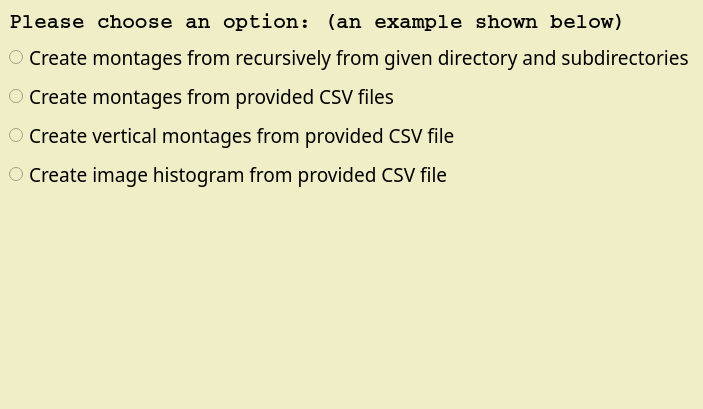
<?xml version="1.0" encoding="UTF-8"?>
<ui version="4.0">
 <class>MainWindow</class>
 <widget class="QMainWindow" name="MainWindow">
  <property name="geometry">
   <rect>
    <x>0</x>
    <y>0</y>
    <width>585</width>
    <height>409</height>
   </rect>
  </property>
  <property name="windowTitle">
   <string>Welcome to PyImage Plot</string>
  </property>
  <property name="toolTip">
   <string/>
  </property>
  <property name="autoFillBackground">
   <bool>false</bool>
  </property>
  <property name="styleSheet">
   <string notr="true">background-color: rgb(240, 238, 198);</string>
  </property>
  <property name="toolButtonStyle">
   <enum>Qt::ToolButtonIconOnly</enum>
  </property>
  <property name="unifiedTitleAndToolBarOnMac">
   <bool>true</bool>
  </property>
  <widget class="QWidget" name="centralwidget">
   <layout class="QGridLayout" name="gridLayout">
    <item row="0" column="0">
     <layout class="QVBoxLayout" name="verticalLayout_2">
      <item>
       <layout class="QVBoxLayout" name="verticalLayout">
        <item>
         <widget class="QLabel" name="label">
          <property name="font">
           <font>
            <family>Courier</family>
            <pointsize>16</pointsize>
            <weight>75</weight>
            <bold>true</bold>
           </font>
          </property>
          <property name="text">
           <string>Please choose an option: (an example shown below)</string>
          </property>
         </widget>
        </item>
        <item>
         <widget class="QRadioButton" name="radioButton">
          <property name="font">
           <font>
            <family>Papyrus</family>
            <pointsize>14</pointsize>
            <weight>50</weight>
            <italic>false</italic>
            <bold>false</bold>
           </font>
          </property>
          <property name="text">
           <string>Create montages from recursively from given directory and subdirectories</string>
          </property>
         </widget>
        </item>
        <item>
         <widget class="QRadioButton" name="radioButton_2">
          <property name="font">
           <font>
            <family>Papyrus</family>
            <pointsize>14</pointsize>
            <weight>50</weight>
            <italic>false</italic>
            <bold>false</bold>
           </font>
          </property>
          <property name="text">
           <string>Create montages from provided CSV files</string>
          </property>
         </widget>
        </item>
        <item>
         <widget class="QRadioButton" name="radioButton_3">
          <property name="font">
           <font>
            <family>Papyrus</family>
            <pointsize>14</pointsize>
            <weight>50</weight>
            <italic>false</italic>
            <bold>false</bold>
           </font>
          </property>
          <property name="text">
           <string>Create vertical montages from provided CSV file</string>
          </property>
         </widget>
        </item>
        <item>
         <widget class="QRadioButton" name="radioButton_4">
          <property name="font">
           <font>
            <family>Papyrus</family>
            <pointsize>14</pointsize>
            <weight>50</weight>
            <italic>false</italic>
            <bold>false</bold>
           </font>
          </property>
          <property name="text">
           <string>Create image histogram from provided CSV file</string>
          </property>
         </widget>
        </item>
       </layout>
      </item>
      <item>
       <layout class="QHBoxLayout" name="horizontalLayout_2">
        <item>
         <widget class="QLabel" name="label_4">
          <property name="styleSheet">
           <string notr="true">image: url(:/newPrefix/687474703a2f2f692e696d6775722e636f6d2f49754f56324b582e6a7067.jpeg);</string>
          </property>
          <property name="text">
           <string/>
          </property>
         </widget>
        </item>
        <item>
         <widget class="QLabel" name="label_3">
          <property name="styleSheet">
           <string notr="true">image: url(:/newPrefix/687474703a2f2f692e696d6775722e636f6d2f705277396b4d4c2e6a7067.jpeg);</string>
          </property>
          <property name="text">
           <string/>
          </property>
         </widget>
        </item>
        <item>
         <widget class="QLabel" name="label_2">
          <property name="styleSheet">
           <string notr="true">image: url(:/newPrefix/687474703a2f2f692e696d6775722e636f6d2f705277396b4d4c2e6a7067.jpeg);
image: url(:/newPrefix/tumblr_ns5pkxArdJ1u9ioqbo1_1280.png);</string>
          </property>
          <property name="text">
           <string/>
          </property>
         </widget>
        </item>
       </layout>
      </item>
     </layout>
    </item>
   </layout>
  </widget>
  <widget class="QStatusBar" name="statusbar"/>
 </widget>
 <resources>
  <include location="pictures/687474703a2f2f692e696d6775722e636f6d2f705277396b4d4c2e6a7067.qrc"/>
 </resources>
 <connections>
  <connection>
   <sender>radioButton</sender>
   <signal>clicked()</signal>
   <receiver>label_2</receiver>
   <slot>hide()</slot>
   <hints>
    <hint type="sourcelabel">
     <x>278</x>
     <y>66</y>
    </hint>
    <hint type="destinationlabel">
     <x>458</x>
     <y>235</y>
    </hint>
   </hints>
  </connection>
  <connection>
   <sender>radioButton</sender>
   <signal>clicked()</signal>
   <receiver>label_3</receiver>
   <slot>hide()</slot>
   <hints>
    <hint type="sourcelabel">
     <x>278</x>
     <y>66</y>
    </hint>
    <hint type="destinationlabel">
     <x>278</x>
     <y>235</y>
    </hint>
   </hints>
  </connection>
  <connection>
   <sender>radioButton</sender>
   <signal>clicked()</signal>
   <receiver>label_4</receiver>
   <slot>show()</slot>
   <hints>
    <hint type="sourcelabel">
     <x>278</x>
     <y>66</y>
    </hint>
    <hint type="destinationlabel">
     <x>99</x>
     <y>235</y>
    </hint>
   </hints>
  </connection>
  <connection>
   <sender>radioButton_2</sender>
   <signal>clicked()</signal>
   <receiver>label_2</receiver>
   <slot>hide()</slot>
   <hints>
    <hint type="sourcelabel">
     <x>278</x>
     <y>91</y>
    </hint>
    <hint type="destinationlabel">
     <x>458</x>
     <y>235</y>
    </hint>
   </hints>
  </connection>
  <connection>
   <sender>radioButton_2</sender>
   <signal>clicked()</signal>
   <receiver>label_3</receiver>
   <slot>show()</slot>
   <hints>
    <hint type="sourcelabel">
     <x>278</x>
     <y>91</y>
    </hint>
    <hint type="destinationlabel">
     <x>278</x>
     <y>235</y>
    </hint>
   </hints>
  </connection>
  <connection>
   <sender>radioButton_2</sender>
   <signal>clicked()</signal>
   <receiver>label_4</receiver>
   <slot>hide()</slot>
   <hints>
    <hint type="sourcelabel">
     <x>278</x>
     <y>91</y>
    </hint>
    <hint type="destinationlabel">
     <x>99</x>
     <y>235</y>
    </hint>
   </hints>
  </connection>
  <connection>
   <sender>radioButton_3</sender>
   <signal>clicked()</signal>
   <receiver>label_2</receiver>
   <slot>show()</slot>
   <hints>
    <hint type="sourcelabel">
     <x>278</x>
     <y>116</y>
    </hint>
    <hint type="destinationlabel">
     <x>458</x>
     <y>235</y>
    </hint>
   </hints>
  </connection>
  <connection>
   <sender>radioButton_3</sender>
   <signal>clicked()</signal>
   <receiver>label_3</receiver>
   <slot>hide()</slot>
   <hints>
    <hint type="sourcelabel">
     <x>278</x>
     <y>116</y>
    </hint>
    <hint type="destinationlabel">
     <x>278</x>
     <y>235</y>
    </hint>
   </hints>
  </connection>
  <connection>
   <sender>radioButton_3</sender>
   <signal>clicked()</signal>
   <receiver>label_4</receiver>
   <slot>hide()</slot>
   <hints>
    <hint type="sourcelabel">
     <x>278</x>
     <y>116</y>
    </hint>
    <hint type="destinationlabel">
     <x>99</x>
     <y>235</y>
    </hint>
   </hints>
  </connection>
  <connection>
   <sender>radioButton_4</sender>
   <signal>clicked()</signal>
   <receiver>label_2</receiver>
   <slot>show()</slot>
   <hints>
    <hint type="sourcelabel">
     <x>278</x>
     <y>141</y>
    </hint>
    <hint type="destinationlabel">
     <x>458</x>
     <y>235</y>
    </hint>
   </hints>
  </connection>
  <connection>
   <sender>radioButton_4</sender>
   <signal>clicked()</signal>
   <receiver>label_3</receiver>
   <slot>hide()</slot>
   <hints>
    <hint type="sourcelabel">
     <x>278</x>
     <y>141</y>
    </hint>
    <hint type="destinationlabel">
     <x>278</x>
     <y>235</y>
    </hint>
   </hints>
  </connection>
  <connection>
   <sender>radioButton_4</sender>
   <signal>clicked()</signal>
   <receiver>label_4</receiver>
   <slot>hide()</slot>
   <hints>
    <hint type="sourcelabel">
     <x>278</x>
     <y>141</y>
    </hint>
    <hint type="destinationlabel">
     <x>99</x>
     <y>235</y>
    </hint>
   </hints>
  </connection>
 </connections>
</ui>
